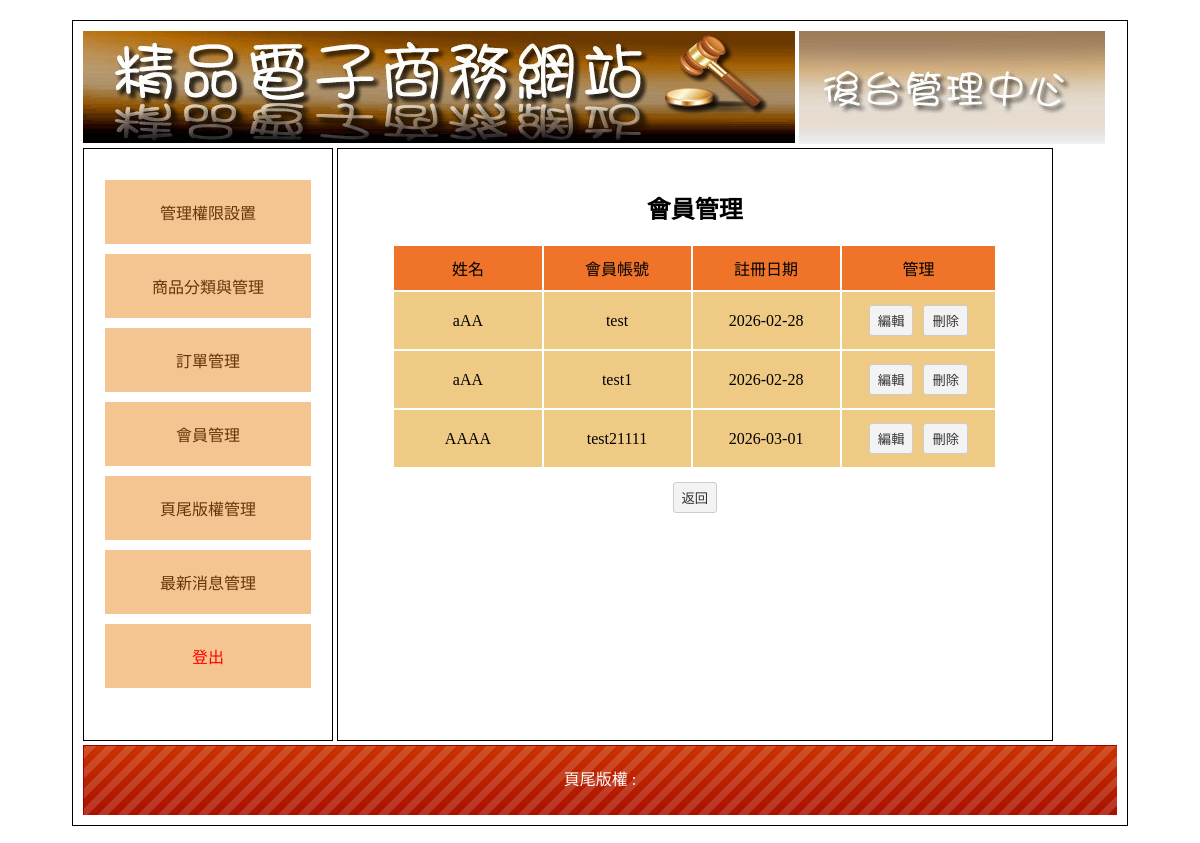
The page /back.php?do=mem on the database its author committed.
### tables this page shows
CREATE TABLE `mem` (
  `id` int(10) UNSIGNED NOT NULL,
  `name` text NOT NULL,
  `acc` text NOT NULL,
  `pw` text NOT NULL,
  `tel` text NOT NULL,
  `addr` text NOT NULL,
  `email` text NOT NULL,
  `date` date DEFAULT current_timestamp()
);

### api/db.php (called while the page is built, shortened)
<?php
class DB{
    private $dsn = "mysql:host=localhost;dbname=db04_1;charset=utf8;";
    private $pdo;
    private $table;
    function __construct($table){
        $this->table = $table;
        $this->pdo = new PDO($this->dsn,'root','');
    }
    function all(...$arg){
        $sql = "SELECT * FROM `{$this->table}` ";
        return $this->pdo->query($sql)->fetchAll(PDO::FETCH_ASSOC);
    }
}
$Mem= new DB("mem");
?>

### back/mem.php (the view, shortened to what this page needs)
<h2 class="ct">會員管理</h2>
<table class="all ct">
    <tr>
        <td class="tt">姓名</td>
        <td class="tt">會員帳號</td>
        <td class="tt">註冊日期</td>
        <td class="tt">管理</td>
    </tr>
    <?php
    $rows = $Mem->all();
    foreach ($rows as $row) :
    ?>
    <tr>
        <td class="pp">
            <?=$row['name']?>
        </td>
        <td class="pp">
            <?=$row['acc']?>
        </td>
        <td class="pp">
            <?=$row['date']?>
        </td>
        <td class="pp">
            <button onclick="location.href='?do=edit_mem&id=<?=$row['id']?>'">編輯</button>
            <button onclick="del(<?=$row['id']?>)" >刪除</button>
        </td>
    </tr>
    <?php
        endforeach
    ?>
</table>
<div class="ct">
    <button onclick="location.href='index.php'">返回</button>
</div>

### jscs/css.css (style rules this page uses)
body { font-family:"微軟正黑體"; }
.ct { text-align:center; }
.all { width:90%; margin:10px auto 10px auto; }
.all td { min-width:100px; padding:10px; }
.tt { background:#EF7429; }
.pp { background:#EFCA85; }
input[type=text],input[type=password],input[type=submit],button,.button,input[type=reset],input[type=button],select，textarea,input[type=number] { background:#F3F3F3; border:#CCC 1px solid; border-radius:3px; padding:5px 8px 5px 8px; text-decoration:none; margin:3px; color:#333; }

### rows shown on the page
mem: name "aAA", acc "test", date "2026-02-28"
mem: name "aAA", acc "test1", date "2026-02-28"
mem: name "AAAA", acc "test21111", date "2026-03-01"
